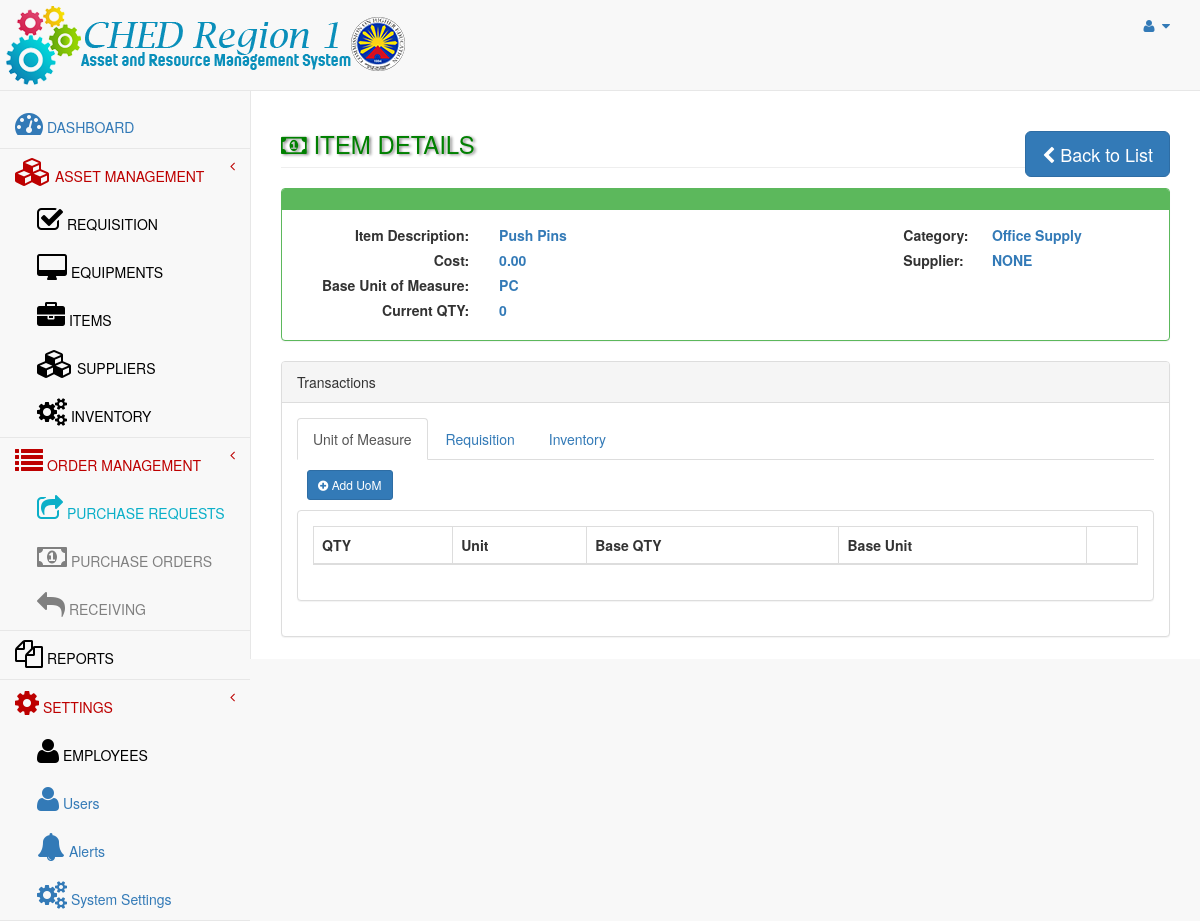
The app's page /admin/itemdetails.php?id=155 with its own data.
### tables this page shows
CREATE TABLE `items` (
  `itemNo` bigint(20) NOT NULL AUTO_INCREMENT,
  `description` varchar(200) NOT NULL,
  `category` varchar(100) NOT NULL DEFAULT 'Office Supply',
  `unit` varchar(20) NOT NULL DEFAULT 'PC',
  `unitCost` double(10,2) NOT NULL DEFAULT '0.00',
  `inventory_qty` int(11) DEFAULT '0',
  `supplierID` int(11) DEFAULT '0',
  PRIMARY KEY (`itemNo`)
);

CREATE TABLE `suppliers` (
  `supplierID` bigint(20) NOT NULL AUTO_INCREMENT,
  `supName` varchar(100) NOT NULL,
  `address` varchar(150) NOT NULL DEFAULT 'NONE',
  `contactNo` varchar(30) NOT NULL DEFAULT 'NONE',
  `TIN` varchar(20) NOT NULL DEFAULT 'NONE',
  PRIMARY KEY (`supplierID`)
);

### admin/itemdetails.php (the view, shortened to what this page needs)
<?php
include('header.php');
		$conn = dbConnect();
		$itemid = $_GET['id'];
		$sqlselect = "SELECT * FROM items LEFT JOIN suppliers ON items.supplierID = suppliers.supplierID WHERE itemNo='$itemid'";
		$stmt = $conn->prepare($sqlselect);
		$stmt->execute();
		$row = $stmt->fetch(PDO::FETCH_ASSOC);
		$description = $row['description'];
		$category = $row['category'];
		$unit = $row['unit'];
		$unitCost = $row['unitCost'];
		$inventory_qty = $row['inventory_qty'];
		$supName = $row['supName'];
?>
<div id="page-wrapper">
            <div class="row">
                <div class="col-lg-12">
                    <h3 class="page-header" style="color:green;"><i class="fa fa-money fa-1x"></i> ITEM DETAILS
						<div class="pull-right">
						<button class="btn btn-primary btn-lg" onclick="history.go(-1);">
                                <i class="fa fa-chevron-left"></i> Back to List
                            </button>
                            </div></h3>
                </div>
            </div>
            <div class="row">
                <div class="col-lg-12">
                    <div class="panel panel-green">
                        <div class="panel-heading">
                        </div>
                        <div class="panel-body">
                            <div class="row">
                                <div class="col-lg-8">
									<div class="col-lg-4 text-right">
									<label>Item Description:</label>
									</div>
									<div class="col-lg-8">
									<label class="itemvalues"><?php echo $description;?></label>
									</div>
									<div class="col-lg-4 text-right">
									<label>Cost:</label>
									</div>
									<div class="col-lg-8">
									<label class="itemvalues"><?php echo $unitCost;?></label>
									</div>
									<div class="col-lg-4 text-right">
									<label>Base Unit of Measure:</label>
									</div>
									<div class="col-lg-8">
									<label class="itemvalues"><?php echo $unit;?></label>
									</div>
									<div class="col-lg-4 text-right">
									<label>Current QTY:</label>
									</div>
									<div class="col-lg-8">
									<label class="itemvalues"><?php echo $inventory_qty;?></label>
									</div>
                                </div>
                                <div class="col-lg-4">
                                    <div class="col-lg-4 text-right">
                                            <label>Category:</label>
											</div>
											<div class="col-lg-8">
                                            <label class="itemvalues"><?php echo $category;?></label>
											</div>
									<div class="col-lg-4 text-right">
                                            <label>Supplier:</label>
											</div>
											<div class="col-lg-8">
                                            <label class="itemvalues"><?php echo $supName;?></label>
											</div>
                                </div>
                            </div>
                        </div>
                    </div>
                </div>
            </div>
			<div class="row">
                <div class="col-lg-12">
                    <div class="panel panel-default">
                        <div class="panel-heading">
							Transactions
                        </div>
                        <div class="panel-body">
                            <ul class="nav nav-tabs">
								<li class="active"><a href="#uom" data-toggle="tab">Unit of Measure</a>
                                </li>
                                <li><a href="#home" data-toggle="tab">Requisition</a>
                                </li>
                                <li><a href="#profile" data-toggle="tab">Inventory</a>
                                </li>
                            </ul>
		<div class="tab-content">
		<div class="tab-pane fade in active" id="uom">
			<div class="row">
				<div class="col-lg-12">
				<div style="margin:10px;">
								<button id="adduom" class="btn btn-primary btn-sm" data-toggle="modal" data-target="#adduom">
								<i class="fa fa-plus-circle"></i> Add UoM
							</button>
                            </div>
				<div class="panel panel-default">
				<div class="panel-body">
				<div class="dataTable_wrapper">
					<table class="table table-striped table-bordered table-hover" id="dataTables-example3">
						<thead>
							<tr>
								<th>QTY</th>
								<th>Unit</th>
								<th>Base QTY</th>
								<th>Base Unit</th>
								<th></th>
							</tr>
						</thead>
					</table>
				</div>
					</div>
                </div>
				</div>
			</div>
		</div>
		</div>
                    </div>
                </div>
                </div>
            </div>
    </div>
<?php
include('footer.php');
?>

### admin/header.php (style rules this page uses)
.itemvalues { color:#337ab7; }

### records on screen
items: description "Push Pins", unitCost "0.00", unit "PC", inventory_qty "0", category "Office Supply", supplierID.supName "NONE"
